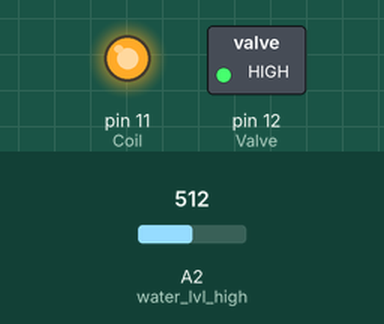
Recording of a sketch running on a simulated Arduino Uno, built with avr-gcc and run on an emulated ATmega328P. Shown: switched loads named in the sketch (green lamp = pin HIGH), output pins drawn as LEDs (lit = HIGH). The test bench sets the inputs (shaded band); at power-on: A2 (water_lvl_high) = 512. What the sketch prints to the serial monitor is not drawn.

Above: at 0.1 s.
At 0.6 s:
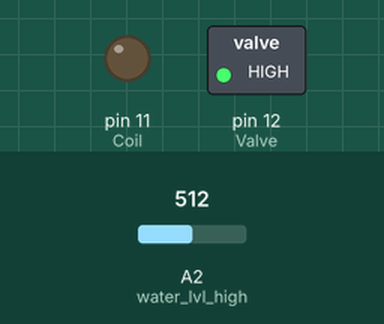
Timing chart, 0 to 2.1 s (numbered marks = the images above):
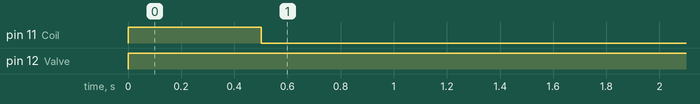

Measured:
- by itself, pin 11 (Coil): HIGH → LOW at 0.50 s
- by itself, pin 12 (Valve): LOW → HIGH at 0.00 s

The sketch:

humidifier_v1.0.ino
```cpp
#define Coil 11
#define Valve 12
#define water_lvl_low A0
#define water_lvl_high A2

int water_lvl = 0,
    water_lvl_snsr_threshold = 400;

void setup()
{
  pinMode(Valve, OUTPUT);
  pinMode(Coil, OUTPUT);
  pinMode(water_lvl_low, INPUT);
  pinMode(water_lvl_high, INPUT);
  Serial.begin(9600);

  //turns on valve in the begining
  digitalWrite(Valve, LOW);
  digitalWrite(Coil, HIGH);
}

void loop()
{
  // checks if chamber is filled
  if(WaterLvl(water_lvl_high)){
    digitalWrite(Valve,HIGH);
    delay(500);
    digitalWrite(Coil,LOW);
  }
  // checks if chamber is empty
  else if(!WaterLvl(water_lvl_low)){
      digitalWrite(Valve,LOW);
      delay(500);
      digitalWrite(Coil,HIGH);
  }
  delay(500);
}

// function that returns true if sensor pin is detects water
bool WaterLvl(int pin)
{
  int val = analogRead(pin);
  Serial.print("val : ");
  Serial.println(val);
  if(val > water_lvl_snsr_threshold) return  true;
  else return false;
}
```
